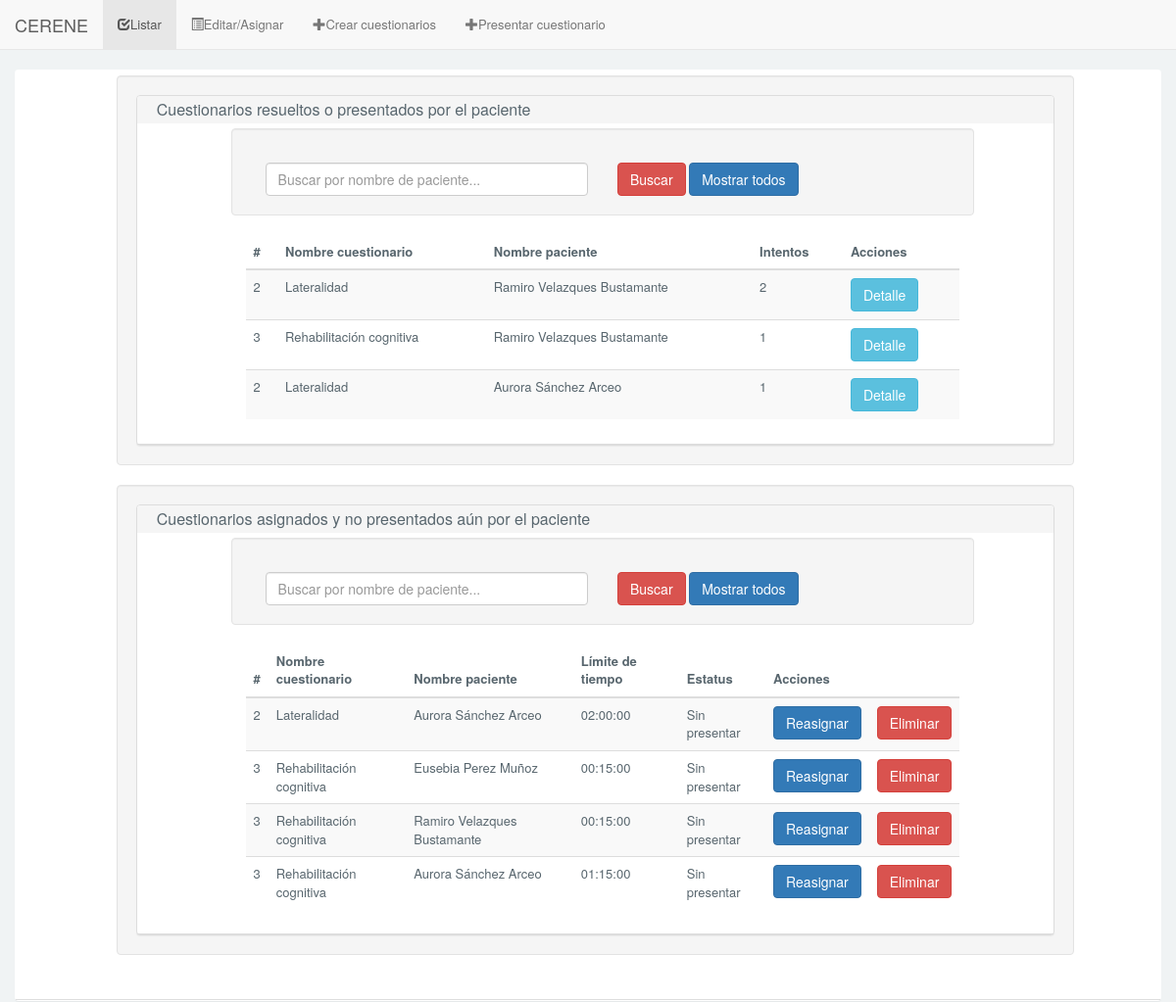
/Cuestionario/cuestionarioListar.php, run on the app's committed database.
### tables this page shows
CREATE TABLE IF NOT EXISTS `cuestionarioresuelto` (
  `idCuestionarioResuelto` INT NOT NULL AUTO_INCREMENT,
  `estatus` TINYINT(1) NULL,
  `fecha` DATE NULL,
  `tiempoInicio` TIME NULL,
  `tiempoFin` TIME NULL,
  `limiteTiempo` TIME NULL,
  `puntuacion` INT(3) NULL,
  `intento` INT(2) NULL,
  `idPaciente` INT NOT NULL,
  `idCuestionario` INT NOT NULL,
  PRIMARY KEY (`idCuestionarioResuelto`),
  INDEX `fk_cuestionarioResuelto_Paciente1_idx` (`idPaciente` ASC),
  INDEX `fk_cuestionarioResuelto_cuestionario1_idx` (`idCuestionario` ASC),
  CONSTRAINT `fk_cuestionarioResuelto_Paciente1`
    FOREIGN KEY (`idPaciente`)
    REFERENCES `Paciente` (`idPaciente`)
    ON DELETE NO ACTION
    ON UPDATE NO ACTION,
  CONSTRAINT `fk_cuestionarioResuelto_cuestionario1`
    FOREIGN KEY (`idCuestionario`)
    REFERENCES `cuestionario` (`idCuestionario`)
    ON DELETE NO ACTION
    ON UPDATE NO ACTION);

CREATE TABLE IF NOT EXISTS `cuestionario` (
  `idCuestionario` INT NOT NULL AUTO_INCREMENT,
  `nombre` VARCHAR(200) NOT NULL,
  PRIMARY KEY (`idCuestionario`));

CREATE TABLE IF NOT EXISTS `paciente` (
  `idPaciente` INT NOT NULL AUTO_INCREMENT,
  `nombre` VARCHAR(100) NOT NULL,
  `apellidoPaterno` VARCHAR(100) NOT NULL,
  `apellidoMaterno` VARCHAR(100) NOT NULL,
  `numHermanos` INT NOT NULL,
  `lateralidad` VARCHAR(15) NOT NULL,
  `gradoEscolar` VARCHAR(45) NOT NULL,
  `fechaNacimiento` DATE NULL,
  `calle` VARCHAR(255) NULL,
  `numero` VARCHAR(45) NULL,
  `colonia` VARCHAR(100) NULL,
  `municipio` VARCHAR(100) NULL,
  `estado` VARCHAR(50) NULL,
  `cp` INT NULL,
  `genero` VARCHAR(10) NOT NULL,
  `foto` VARCHAR(255) NULL,
  PRIMARY KEY (`idPaciente`));

### Cuestionario/conexion/conexion.php (called while the page is built, shortened)
<?php
	class Conexion{
		public static function conectar(){
		    $server = "localhost";
		    $user = "root";
		    $pass = "";
		    $bd = "cuestionario";
		    $conexion = mysqli_connect($server, $user, $pass,$bd);
		    return $conexion;
		}
		public static function consultaDevolver($sql){
			$conexion = Conexion::conectar();
		    mysqli_set_charset($conexion, "utf8");
		    $resultado = mysqli_query($conexion,$sql);
		    return $resultado;
		}
	}
?>

### Cuestionario/models/cuestionariosResueltos_models.php (called while the page is built, shortened)
<?php
	class cuestionariosResueltos_models{
		public static function listarT1(){
			$sql = "SELECT cuestionarioresuelto.idCuestionarioResuelto, cuestionarioresuelto.idCuestionario, cuestionarioresuelto.idPaciente, cuestionario.nombre AS nombreCuestionario, paciente.nombre AS nombrePaciente, paciente.apellidoPaterno, paciente.apellidoMaterno, MAX(cuestionarioresuelto.intento) AS intentos FROM cuestionario INNER JOIN cuestionarioresuelto ON cuestionario.idCuestionario = cuestionarioresuelto.idCuestionario INNER JOIN paciente ON cuestionarioresuelto.idPaciente = paciente.idPaciente WHERE cuestionarioresuelto.estatus = '1' GROUP BY cuestionarioresuelto.idPaciente, cuestionarioresuelto.idCuestionario";
			$resultado = Conexion::consultaDevolver($sql);
			return $resultado;
		}
		public static function listarT2(){
			$sql = "SELECT cuestionarioresuelto.idCuestionarioResuelto, cuestionarioresuelto.idCuestionario, cuestionarioresuelto.idPaciente, cuestionario.nombre AS nombreCuestionario, paciente.nombre AS nombrePaciente, paciente.apellidoPaterno, paciente.apellidoMaterno, cuestionarioresuelto.limiteTiempo, cuestionarioresuelto.estatus FROM cuestionario INNER JOIN cuestionarioresuelto ON cuestionario.idCuestionario = cuestionarioresuelto.idCuestionario INNER JOIN paciente ON cuestionarioresuelto.idPaciente = paciente.idPaciente WHERE cuestionarioresuelto.estatus = '0'";
			$resultado = Conexion::consultaDevolver($sql);
			return $resultado;
		}
		public static function reasignarANP(){
			$sql = "SELECT paciente.idPaciente, paciente.nombre, paciente.apellidoPaterno, paciente.apellidoMaterno FROM paciente";
			$resultado = Conexion::consultaDevolver($sql);
			return $resultado;
		}
	}
?>

### Cuestionario/cuestionarioListar.php (the view, shortened to what this page needs)
<!DOCTYPE html>
<html lang="es">
    <?php include("design/head.php"); ?>
    <body>
        <?php
            include("design/header.php");
            $resultado = cuestionariosResueltos_models::listarT1();
            $resultado2 = cuestionariosResueltos_models::listarT2();
            $pacientes = cuestionariosResueltos_models::reasignarANP();
        ?>
        <div id="content" class="article-v1">
            <div class="col-md-12">
                <div class="panel">
                    <div class="panel-body">
                        <div class="panel-group">
                            <div class="row">
                                <div class="col-md-10 col-md-offset-1 well">
                                    <div class="panel panel-default">
                                        <div class="panel-heading">
                                            <h4 class="panel-title">
                                                Cuestionarios resueltos o presentados por el paciente
                                            </h4>
                                    </div>
                                    <div class="panel-body">
                                        <div class="col-md-10 col-md-offset-1 well">
                                            <form method="post" action="cuestionarioListarBuscarRP.php">
                                                <div class="form-group">
                                                    <div class="col-md-6">
                                                        <input class="form-control" id="nombre_RP" name="nombre_RP" placeholder="Buscar por nombre de paciente..." type="text">
                                                    </div>
                                                    <div class="col-md-6">
                                                        <input id="btn_buscar" name="btn_search" type="submit" class="btn btn-danger" value="Buscar" />
                                                        <input id="btn-todos" name="btn_todos" type="submit" class="btn btn-primary" onclick="limpiarRP();" value="Mostrar todos" />
                                                    </div>
                                                </div>
                                            </form>
                                        </div>
                                        <div class="col-md-10 col-md-offset-1 bg-border table-responsive">
                                            <table class="table table-striped table-hover">
                                                <thead>
                                                    <tr>
                                                        <th>#</th>
                                                        <th>Nombre cuestionario</th>
                                                        <th>Nombre paciente</th>
                                                        <th>Intentos</th>
                                                        <th>Acciones</th>
                                                    </tr>
                                                </thead>
                                                <tbody>
                                                <?php
                                                    $i = 0;
                                                    while($row = mysqli_fetch_assoc($resultado)){
                                                ?>
                                                    <tr>
                                                        <td><?php echo $row['idCuestionario']; ?></td>
                                                        <td><?php echo $row['nombreCuestionario']; ?></td>
                                                        <td><?php echo $row['nombrePaciente'] . " " . $row['apellidoPaterno'] . " " .$row['apellidoMaterno']; ?></td>
                                                        <td><?php echo $row['intentos']; ?></td>
                                                        <td><a class="btn btn-info"  href="javascript:document.form_editar<?php echo $i; $i++; ?>.submit()">Detalle</a></td>
                                                    </tr>
                                                <?php } ?>
                                                </tbody>
                                            </table>
                                        </div>
                                    </div>
                                </div>
                            </div>
                        </div>
                        <div class="row">
                            <div class="col-md-10 col-md-offset-1 well">
                                <div class="panel panel-default">
                                    <div class="panel-heading">
                                        <h3 id="ANP" class="panel-title">
                                            Cuestionarios asignados y no presentados aún por el paciente</a>
                                        </h3>
                                </div>
                                <div class="panel-body">
                                    <div class="col-md-10 col-md-offset-1 well">
                                        <form action="cuestionarioListarBuscarANP.php" method="post" id="form_buscarANP">
                                            <div class="form-group">
                                                <div class="col-md-6">
                                                    <input class="form-control" id="nombre_ANP" name="nombre_ANP" placeholder="Buscar por nombre de paciente..." type="text" value="" />
                                                </div>
                                                <div class="col-md-6">
                                                    <button id="btn_search" name="btn_search" class="btn btn-danger" onclick="tipoBusqueda('1'),function(){document.getElementById('form_buscarANP').submit()};">Buscar</button>
                                                    <button id="btn_todos" name="btn_todos" class="btn btn-primary" onclick="tipoBusqueda('1'),limpiarANP(),function(){document.getElementById('form_buscarANP').submit()};" type="submit">Mostrar todos</button>
                                                </div>
                                            </div>
                                        </form>
                                    </div>
                                    <div class="col-md-10 col-md-offset-1 bg-border table-responsive">
                                        <table class="table table-striped table-hover">
                                            <thead>
                                                <tr>
                                                    <th>#</th>
                                                    <th>Nombre cuestionario</th>
                                                    <th>Nombre paciente</th>
                                                    <th>Límite de tiempo</th>
                                                    <th>Estatus</th>
                                                    <th>Acciones</th>
                                                    <th></th>
                                                </tr>
                                            </thead>
                                            <tbody>
                                                <?php
                                                    while($row = mysqli_fetch_assoc($resultado2)){
                                                ?>
                                                <tr>
                                                    <td><?php echo $row['idCuestionario']; ?></td>
                                                    <td><?php echo $row['nombreCuestionario']; ?></td>
                                                    <td><?php echo $row['nombrePaciente'] . " " . $row['apellidoPaterno']. " " .$row['apellidoMaterno']; ?></td>
                                                    <td><?php echo $row['limiteTiempo']; ?></td>
                                                    <td><?php if($row['estatus'] == '0') echo "Sin presentar"; ?></td>
                                                    <td><button type="button" class="btn btn-primary btn-md" data-toggle="modal" data-target="#myModalReasignar" onclick="recuperarId('<?php echo $row['idCuestionario'];?>','<?php echo $row['idPaciente']; ?>','<?php echo $row['limiteTiempo'];?>','<?php echo $row['idCuestionarioResuelto'];?>');">Reasignar</button></td>
                                                    <td><button type="button" class="btn btn-danger btn-md" data-toggle="modal" data-target="#myModalEliminar" onclick="eliminarId('<?php echo $row['idCuestionario'];?>','<?php echo $row['idPaciente']; ?>');">Eliminar</button></td>
                                                </tr>
                                                <?php } ?>
                                            </tbody>
                                        </table>
                                    </div>
                                </div>
                            </div>
                        </div>
                    </div>
                </div>
            </div>
        </div>
        </div>
    </div>
</body>
</html>

### Cuestionario/css/estilos.css (style rules this page uses)
body { font-family: "Source Sans Pro","Helvetica Neue",Helvetica,Arial,sans-serif; font-size: 13px; background-color:#f0f3f4; line-height: 1.42857143 !important; color: #58666e !important; }
.panel-heading { line-height: 1.42857143 !important; color: #58666e !important; }
.panel-heading,.fc-head { padding: 0px; background: #F9F9F9; padding: 5px; padding-left: 20px; border-bottom: 1px solid #ddd; }
.panel-body { padding: 0px; padding: 5px; padding-left: 20px; border-bottom: 1px solid #ddd; }

### data on the page
cuestionarioresuelto: idCuestionario "2", idCuestionario.nombre "Lateralidad", idPaciente.nombre "Ramiro", idPaciente.apellidoPaterno "Velazques", idPaciente.apellidoMaterno "Bustamante", intentos "2"
cuestionarioresuelto: idCuestionario "3", idCuestionario.nombre "Rehabilitación cognitiva", idPaciente.nombre "Ramiro", idPaciente.apellidoPaterno "Velazques", idPaciente.apellidoMaterno "Bustamante", intentos "1"
cuestionarioresuelto: idCuestionario "2", idCuestionario.nombre "Lateralidad", idPaciente.nombre "Aurora", idPaciente.apellidoPaterno "Sánchez", idPaciente.apellidoMaterno "Arceo", intentos "1"
cuestionarioresuelto: idCuestionario "2", idCuestionario.nombre "Lateralidad", idPaciente.nombre "Aurora", idPaciente.apellidoPaterno "Sánchez", idPaciente.apellidoMaterno "Arceo", limiteTiempo "02:00:00", estatus "Sin presentar"
cuestionarioresuelto: idCuestionario "3", idCuestionario.nombre "Rehabilitación cognitiva", idPaciente.nombre "Eusebia", idPaciente.apellidoPaterno "Perez", idPaciente.apellidoMaterno "Muñoz", limiteTiempo "00:15:00", estatus "Sin presentar"
cuestionarioresuelto: idCuestionario "3", idCuestionario.nombre "Rehabilitación cognitiva", idPaciente.nombre "Ramiro", idPaciente.apellidoPaterno "Velazques", idPaciente.apellidoMaterno "Bustamante", limiteTiempo "00:15:00", estatus "Sin presentar"
cuestionarioresuelto: idCuestionario "3", idCuestionario.nombre "Rehabilitación cognitiva", idPaciente.nombre "Aurora", idPaciente.apellidoPaterno "Sánchez", idPaciente.apellidoMaterno "Arceo", limiteTiempo "01:15:00", estatus "Sin presentar"
